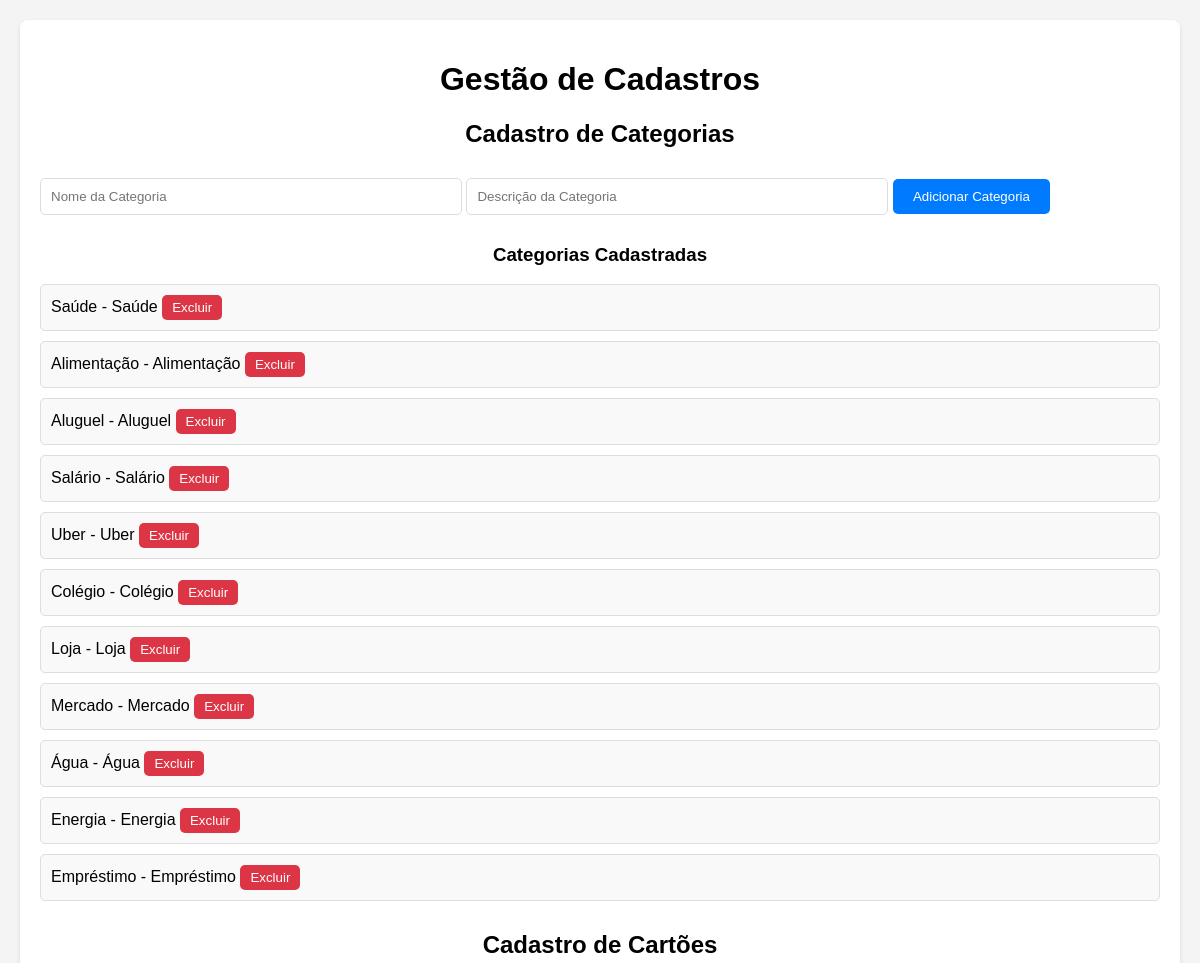
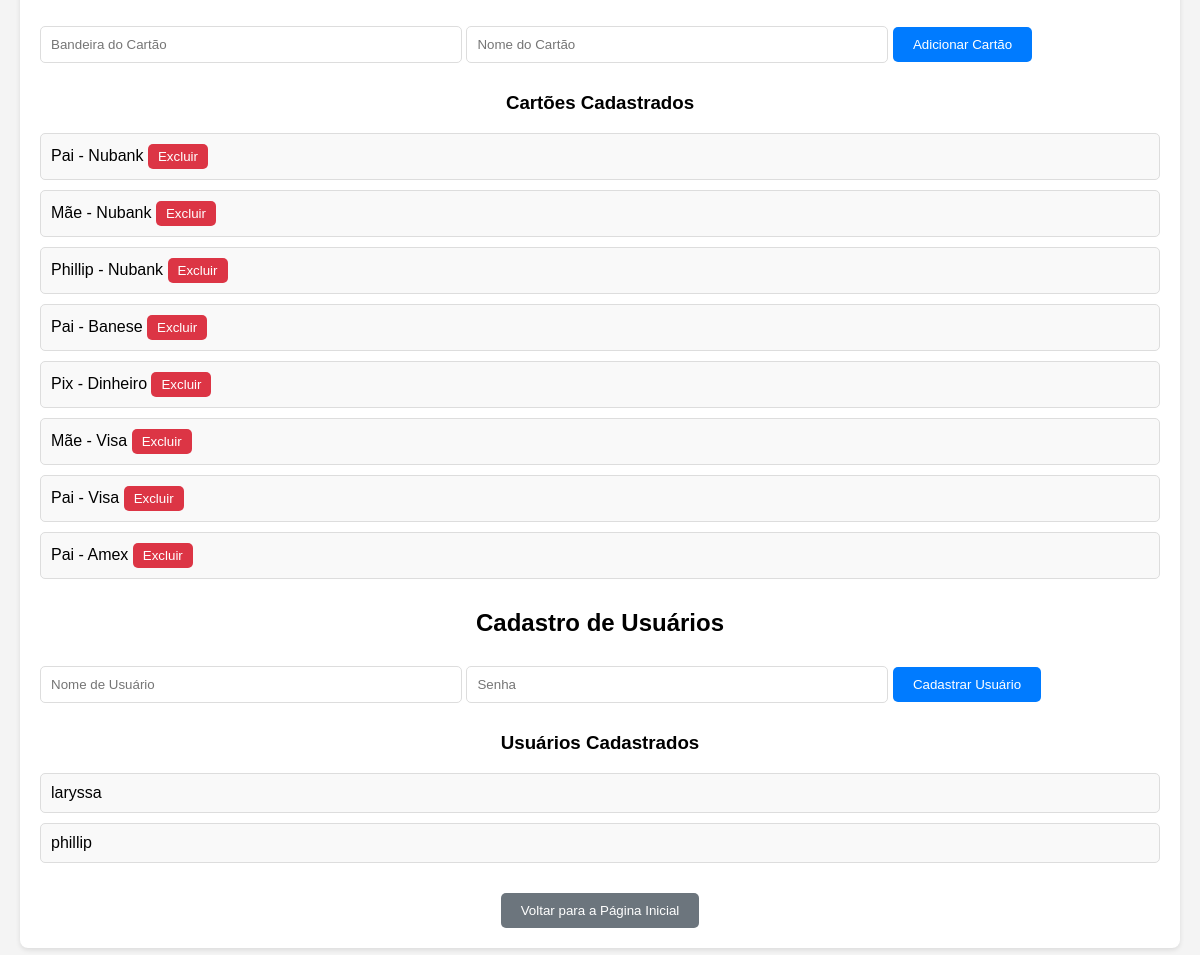
Page /cadastros (signed in) on the committed database (2 pictures, top to bottom).
### tables this page shows
CREATE TABLE categorias (
        id INTEGER PRIMARY KEY AUTOINCREMENT,
        nome TEXT NOT NULL,
        descricao TEXT
    );

CREATE TABLE cartoes (
        id INTEGER PRIMARY KEY AUTOINCREMENT,
        nome TEXT NOT NULL,
        bandeira TEXT
    );

CREATE TABLE usuarios (
    id INTEGER PRIMARY KEY AUTOINCREMENT,
    username TEXT UNIQUE NOT NULL,
    senha TEXT NOT NULL
);

### app.py (the view, shortened to what this page needs)
@app.route('/cadastros', methods=['GET', 'POST'])
def cadastros():
    if 'usuario' not in session:
        return redirect(url_for('login'))
    conn = get_db_connection()
    cursor = conn.cursor()
    cursor.execute('SELECT * FROM categorias')
    categorias = cursor.fetchall()
    cursor.execute('SELECT * FROM cartoes')
    cartoes = cursor.fetchall()
    cursor.execute('SELECT * FROM usuarios')
    usuarios = cursor.fetchall()
    conn.close()
    return render_template('cadastros.html',
                           categorias=categorias,
                           cartoes=cartoes,
                           usuarios=usuarios,
                           usuario=session['usuario'])

### app.py (called while the page is built)
def get_db_connection():
    conn = sqlite3.connect('database.db')
    conn.row_factory = sqlite3.Row
    return conn

### templates/cadastros.html (shortened to what this page needs)
<!DOCTYPE html>
<html lang="pt-br">
<head>
    <link rel="stylesheet" href="{{ url_for('static', filename='style_cadastros.css') }}">
</head>
<body>
    <div class="container">
        <h1>Gestão de Cadastros</h1>
        <section class="form-section">
            <h2>Cadastro de Categorias</h2>
            <form method="post" class="form">
                <input type="text" name="categoria" placeholder="Nome da Categoria" required>
                <input type="text" name="descricao_categoria" placeholder="Descrição da Categoria" required>
                <button type="submit" name="add_categoria">Adicionar Categoria</button>
            </form>
            <h3>Categorias Cadastradas</h3>
            <ul>
                {% for categoria in categorias %}
                    <li>
                        {{ categoria['nome'] }} - {{ categoria['descricao'] }}
                        <form method="post" style="display:inline;">
                            <button type="submit" name="excluir_categoria" class="btn-excluir">Excluir</button>
                        </form>
                    </li>
                {% endfor %}
            </ul>
        </section>
        <section class="form-section">
            <h2>Cadastro de Cartões</h2>
            <form method="post" class="form">
                <input type="text" name="bandeira_cartao" placeholder="Bandeira do Cartão" required>
                <input type="text" name="cartao" placeholder="Nome do Cartão" required>
                <button type="submit" name="add_cartao">Adicionar Cartão</button>
            </form>
            <h3>Cartões Cadastrados</h3>
            <ul>
                {% for cartao in cartoes %}
                    <li>
                        {{ cartao['nome'] }} - {{ cartao['bandeira'] }}
                        <form method="post" style="display:inline;">
                            <button type="submit" name="excluir_cartao" class="btn-excluir">Excluir</button>
                        </form>
                    </li>
                {% endfor %}
            </ul>
        </section>
        <section class="form-section">
            <h2>Cadastro de Usuários</h2>
            {% if usuario == 'phillip' %}
                <form method="post" class="form">
                    <input type="text" name="novo_username" placeholder="Nome de Usuário" required>
                    <input type="password" name="novo_senha" placeholder="Senha" required>
                    <button type="submit" name="add_usuario">Cadastrar Usuário</button>
                </form>
                <h3>Usuários Cadastrados</h3>
                <ul>
                    {% for u in usuarios %}
                        <li>{{ u['username'] }}</li>
                    {% endfor %}
                </ul>
            {% endif %}
        </section>
        <div class="center">
            <a href="{{ url_for('index') }}">
                <button type="button" class="btn-voltar">Voltar para a Página Inicial</button>
            </a>
        </div>
    </div>
</body>
</html>

### static/style_cadastros.css (style rules this page uses)
body { font-family: Arial, sans-serif; background-color: #f4f4f4; margin: 0; padding: 20px; }
.container { max-width: 1200px; margin: 0 auto; background-color: #fff; padding: 20px; border-radius: 8px; box-shadow: 0 2px 5px rgba(0, 0, 0, 0.1); }
.form-section { margin-bottom: 30px; }
h1, h2, h3 { text-align: center; }
.form input { padding: 10px; margin: 10px 0; width: 100%; max-width: 400px; border: 1px solid #ddd; border-radius: 5px; }
.form button { padding: 10px 20px; background-color: #007bff; color: #fff; border: none; border-radius: 5px; cursor: pointer; }
ul { list-style: none; padding: 0; }
ul li { margin: 10px 0; padding: 10px; background-color: #f9f9f9; border: 1px solid #ddd; border-radius: 5px; }
.btn-excluir { background-color: #dc3545; color: #fff; border: none; padding: 5px 10px; border-radius: 5px; cursor: pointer; }
.btn-voltar { padding: 10px 20px; background-color: #6c757d; color: #fff; border: none; border-radius: 5px; cursor: pointer; }
.center { text-align: center; }

### rows in the picture
categorias: nome "Saúde", descricao "Saúde"
categorias: nome "Alimentação", descricao "Alimentação"
categorias: nome "Aluguel", descricao "Aluguel"
categorias: nome "Salário", descricao "Salário"
categorias: nome "Uber", descricao "Uber"
categorias: nome "Colégio", descricao "Colégio"
categorias: nome "Loja", descricao "Loja"
categorias: nome "Mercado", descricao "Mercado"
categorias: nome "Água", descricao "Água"
categorias: nome "Energia", descricao "Energia"
categorias: nome "Empréstimo", descricao "Empréstimo"
cartoes: nome "Pai", bandeira "Nubank"
cartoes: nome "Mãe", bandeira "Nubank"
cartoes: nome "Phillip", bandeira "Nubank"
cartoes: nome "Pai", bandeira "Banese"
cartoes: nome "Pix", bandeira "Dinheiro"
cartoes: nome "Mãe", bandeira "Visa"
cartoes: nome "Pai", bandeira "Visa"
cartoes: nome "Pai", bandeira "Amex"
usuarios: username "laryssa"
usuarios: username "phillip"
